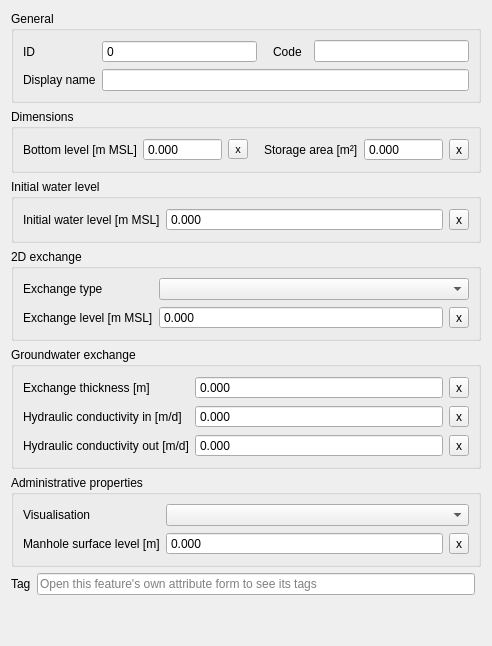
         <widget class="QWidget" name="tab_3">
          <attribute name="title">
           <string>Connection node end</string>
          </attribute>
          <layout class="QGridLayout" name="gridLayout_20">
           <item row="4" column="0" colspan="2">
            <widget class="QGroupBox" name="grp_groundwater_2">
             <property name="title">
              <string>Groundwater exchange</string>
             </property>
             <layout class="QGridLayout" name="gridLayout_11">
              <item row="0" column="1">
               <widget class="QDoubleSpinBox" name="connection_node_2_exchange_thickness">
                <property name="sizePolicy">
                 <sizepolicy hsizetype="Expanding" vsizetype="Fixed">
                  <horstretch>0</horstretch>
                  <verstretch>0</verstretch>
                 </sizepolicy>
                </property>
                <property name="locale">
                 <locale language="English" country="UnitedStates"/>
                </property>
                <property name="buttonSymbols">
                 <enum>QAbstractSpinBox::NoButtons</enum>
                </property>
                <property name="decimals">
                 <number>3</number>
                </property>
                <property name="maximum">
                 <double>1000000.000000000000000</double>
                </property>
               </widget>
              </item>
              <item row="0" column="2">
               <widget class="QToolButton" name="connection_node_2_exchange_thickness_clear">
                <property name="text">
                 <string>x</string>
                </property>
               </widget>
              </item>
              <item row="0" column="0">
               <widget class="QLabel" name="label_36">
                <property name="locale">
                 <locale language="English" country="UnitedStates"/>
                </property>
                <property name="text">
                 <string>Exchange thickness [m]</string>
                </property>
                <property name="alignment">
                 <set>Qt::AlignLeading|Qt::AlignLeft|Qt::AlignVCenter</set>
                </property>
               </widget>
              </item>
              <item row="1" column="0">
               <widget class="QLabel" name="label_37">
                <property name="locale">
                 <locale language="English" country="UnitedStates"/>
                </property>
                <property name="text">
                 <string>Hydraulic conductivity in [m/d]</string>
                </property>
                <property name="alignment">
                 <set>Qt::AlignLeading|Qt::AlignLeft|Qt::AlignVCenter</set>
                </property>
               </widget>
              </item>
              <item row="1" column="1">
               <widget class="QDoubleSpinBox" name="connection_node_2_hydraulic_conductivity_in">
                <property name="sizePolicy">
                 <sizepolicy hsizetype="Expanding" vsizetype="Fixed">
                  <horstretch>0</horstretch>
                  <verstretch>0</verstretch>
                 </sizepolicy>
                </property>
                <property name="locale">
                 <locale language="English" country="UnitedStates"/>
                </property>
                <property name="buttonSymbols">
                 <enum>QAbstractSpinBox::NoButtons</enum>
                </property>
                <property name="decimals">
                 <number>3</number>
                </property>
                <property name="maximum">
                 <double>1000000.000000000000000</double>
                </property>
               </widget>
              </item>
              <item row="1" column="2">
               <widget class="QToolButton" name="connection_node_2_hydraulic_conductivity_in_clear">
                <property name="text">
                 <string>x</string>
                </property>
               </widget>
              </item>
              <item row="2" column="0">
               <widget class="QLabel" name="label_38">
                <property name="locale">
                 <locale language="English" country="UnitedStates"/>
                </property>
                <property name="text">
                 <string>Hydraulic conductivity out [m/d]</string>
                </property>
                <property name="alignment">
                 <set>Qt::AlignLeading|Qt::AlignLeft|Qt::AlignVCenter</set>
                </property>
               </widget>
              </item>
              <item row="2" column="1">
               <widget class="QDoubleSpinBox" name="connection_node_2_hydraulic_conductivity_out">
                <property name="sizePolicy">
                 <sizepolicy hsizetype="Expanding" vsizetype="Fixed">
                  <horstretch>0</horstretch>
                  <verstretch>0</verstretch>
                 </sizepolicy>
                </property>
                <property name="locale">
                 <locale language="English" country="UnitedStates"/>
                </property>
                <property name="buttonSymbols">
                 <enum>QAbstractSpinBox::NoButtons</enum>
                </property>
                <property name="decimals">
                 <number>3</number>
                </property>
                <property name="maximum">
                 <double>1000000.000000000000000</double>
                </property>
               </widget>
              </item>
              <item row="2" column="2">
               <widget class="QToolButton" name="connection_node_2_hydraulic_conductivity_out_clear">
                <property name="text">
                 <string>x</string>
                </property>
               </widget>
              </item>
             </layout>
            </widget>
           </item>
           <item row="1" column="0" colspan="2">
            <widget class="QGroupBox" name="grp_dimensions_2">
             <property name="title">
              <string>Dimensions</string>
             </property>
             <layout class="QGridLayout" name="gridLayout_22">
              <item row="0" column="5">
               <widget class="QToolButton" name="connection_node_2_storage_area_clear">
                <property name="text">
                 <string>x</string>
                </property>
               </widget>
              </item>
              <item row="0" column="3">
               <widget class="QLabel" name="label_33">
                <property name="locale">
                 <locale language="English" country="UnitedStates"/>
                </property>
                <property name="text">
                 <string>Storage area [m²]</string>
                </property>
                <property name="alignment">
                 <set>Qt::AlignLeading|Qt::AlignLeft|Qt::AlignVCenter</set>
                </property>
                <property name="indent">
                 <number>10</number>
                </property>
               </widget>
              </item>
              <item row="0" column="0">
               <widget class="QLabel" name="label_34">
                <property name="locale">
                 <locale language="English" country="UnitedStates"/>
                </property>
                <property name="text">
                 <string>Bottom level [m MSL]</string>
                </property>
                <property name="alignment">
                 <set>Qt::AlignLeading|Qt::AlignLeft|Qt::AlignVCenter</set>
                </property>
                <property name="indent">
                 <number>-1</number>
                </property>
               </widget>
              </item>
              <item row="0" column="1">
               <widget class="QDoubleSpinBox" name="connection_node_2_bottom_level">
                <property name="sizePolicy">
                 <sizepolicy hsizetype="Expanding" vsizetype="Fixed">
                  <horstretch>0</horstretch>
                  <verstretch>0</verstretch>
                 </sizepolicy>
                </property>
                <property name="locale">
                 <locale language="English" country="UnitedStates"/>
                </property>
                <property name="inputMethodHints">
                 <set>Qt::ImhNone</set>
                </property>
                <property name="buttonSymbols">
                 <enum>QAbstractSpinBox::NoButtons</enum>
                </property>
                <property name="decimals">
                 <number>3</number>
                </property>
                <property name="minimum">
                 <double>-9999999999.000000000000000</double>
                </property>
                <property name="maximum">
                 <double>9999999999.000000000000000</double>
                </property>
               </widget>
              </item>
              <item row="0" column="4">
               <widget class="QDoubleSpinBox" name="connection_node_2_storage_area">
                <property name="sizePolicy">
                 <sizepolicy hsizetype="Expanding" vsizetype="Fixed">
                  <horstretch>0</horstretch>
                  <verstretch>0</verstretch>
                 </sizepolicy>
                </property>
                <property name="locale">
                 <locale language="English" country="UnitedStates"/>
                </property>
                <property name="inputMethodHints">
                 <set>Qt::ImhNone</set>
                </property>
                <property name="buttonSymbols">
                 <enum>QAbstractSpinBox::NoButtons</enum>
                </property>
                <property name="decimals">
                 <number>3</number>
                </property>
                <property name="minimum">
                 <double>-99999999.000000000000000</double>
                </property>
                <property name="maximum">
                 <double>999999999.000000000000000</double>
                </property>
               </widget>
              </item>
              <item row="0" column="2">
               <widget class="QToolButton" name="connection_node_2_bottom_level_clear">
                <property name="font">
                 <font>
                  <pointsize>8</pointsize>
                 </font>
                </property>
                <property name="text">
                 <string>x</string>
                </property>
               </widget>
              </item>
             </layout>
            </widget>
           </item>
           <item row="5" column="0" colspan="2">
            <widget class="QGroupBox" name="grp_administative_properties_2">
             <property name="title">
              <string>Administrative properties</string>
             </property>
             <layout class="QGridLayout" name="gridLayout_17">
              <item row="1" column="0">
               <widget class="QLabel" name="label_29">
                <property name="locale">
                 <locale language="English" country="UnitedStates"/>
                </property>
                <property name="text">
                 <string>Manhole surface level [m]</string>
                </property>
                <property name="alignment">
                 <set>Qt::AlignLeading|Qt::AlignLeft|Qt::AlignVCenter</set>
                </property>
                <property name="indent">
                 <number>-1</number>
                </property>
               </widget>
              </item>
              <item row="1" column="2">
               <widget class="QToolButton" name="connection_node_2_manhole_surface_level_clear">
                <property name="font">
                 <font>
                  <weight>50</weight>
                  <italic>false</italic>
                  <bold>false</bold>
                 </font>
                </property>
                <property name="text">
                 <string>x</string>
                </property>
               </widget>
              </item>
              <item row="1" column="1">
               <widget class="QDoubleSpinBox" name="connection_node_2_manhole_surface_level">
                <property name="sizePolicy">
                 <sizepolicy hsizetype="Expanding" vsizetype="Fixed">
                  <horstretch>0</horstretch>
                  <verstretch>0</verstretch>
                 </sizepolicy>
                </property>
                <property name="locale">
                 <locale language="English" country="UnitedStates"/>
                </property>
                <property name="inputMethodHints">
                 <set>Qt::ImhNone</set>
                </property>
                <property name="buttonSymbols">
                 <enum>QAbstractSpinBox::NoButtons</enum>
                </property>
                <property name="decimals">
                 <number>3</number>
                </property>
                <property name="minimum">
                 <double>-9999999999.000000000000000</double>
                </property>
                <property name="maximum">
                 <double>9999999999.000000000000000</double>
                </property>
               </widget>
              </item>
              <item row="0" column="0">
               <widget class="QLabel" name="label_44">
                <property name="locale">
                 <locale language="English" country="UnitedStates"/>
                </property>
                <property name="text">
                 <string>Visualisation</string>
                </property>
                <property name="alignment">
                 <set>Qt::AlignLeading|Qt::AlignLeft|Qt::AlignVCenter</set>
                </property>
                <property name="indent">
                 <number>-1</number>
                </property>
               </widget>
              </item>
              <item row="0" column="1" colspan="2">
               <widget class="QComboBox" name="connection_node_2_visualisation">
                <property name="sizePolicy">
                 <sizepolicy hsizetype="Expanding" vsizetype="Fixed">
                  <horstretch>0</horstretch>
                  <verstretch>0</verstretch>
                 </sizepolicy>
                </property>
                <property name="locale">
                 <locale language="English" country="UnitedStates"/>
                </property>
               </widget>
              </item>
             </layout>
            </widget>
           </item>
           <item row="0" column="0" colspan="2">
            <widget class="QGroupBox" name="grp_general_2">
             <property name="enabled">
              <bool>true</bool>
             </property>
             <property name="locale">
              <locale language="English" country="UnitedStates"/>
             </property>
             <property name="title">
              <string>General</string>
             </property>
             <layout class="QGridLayout" name="gridLayout_10">
              <item row="1" column="0">
               <widget class="QLabel" name="label_35">
                <property name="locale">
                 <locale language="English" country="UnitedStates"/>
                </property>
                <property name="text">
                 <string>ID</string>
                </property>
                <property name="alignment">
                 <set>Qt::AlignLeading|Qt::AlignLeft|Qt::AlignVCenter</set>
                </property>
               </widget>
              </item>
              <item row="1" column="1">
               <widget class="QSpinBox" name="connection_node_2_id">
                <property name="sizePolicy">
                 <sizepolicy hsizetype="Expanding" vsizetype="Fixed">
                  <horstretch>0</horstretch>
                  <verstretch>0</verstretch>
                 </sizepolicy>
                </property>
                <property name="locale">
                 <locale language="English" country="UnitedStates"/>
                </property>
                <property name="readOnly">
                 <bool>true</bool>
                </property>
                <property name="buttonSymbols">
                 <enum>QAbstractSpinBox::NoButtons</enum>
                </property>
                <property name="maximum">
                 <number>999999999</number>
                </property>
               </widget>
              </item>
              <item row="2" column="1" colspan="4">
               <widget class="QLineEdit" name="connection_node_2_display_name"/>
              </item>
              <item row="2" column="0">
               <widget class="QLabel" name="label_42">
                <property name="text">
                 <string>Display name</string>
                </property>
               </widget>
              </item>
              <item row="1" column="2">
               <widget class="QLabel" name="label_43">
                <property name="locale">
                 <locale language="English" country="UnitedStates"/>
                </property>
                <property name="text">
                 <string>Code</string>
                </property>
                <property name="alignment">
                 <set>Qt::AlignLeading|Qt::AlignLeft|Qt::AlignVCenter</set>
                </property>
                <property name="indent">
                 <number>10</number>
                </property>
               </widget>
              </item>
              <item row="1" column="4">
               <widget class="QLineEdit" name="connection_node_2_code">
                <property name="sizePolicy">
                 <sizepolicy hsizetype="Expanding" vsizetype="Fixed">
                  <horstretch>0</horstretch>
                  <verstretch>0</verstretch>
                 </sizepolicy>
                </property>
                <property name="locale">
                 <locale language="English" country="UnitedStates"/>
                </property>
               </widget>
              </item>
             </layout>
            </widget>
           </item>
           <item row="3" column="0" colspan="2">
            <widget class="QGroupBox" name="grp_2d_exchange_2">
             <property name="enabled">
              <bool>true</bool>
             </property>
             <property name="locale">
              <locale language="English" country="UnitedStates"/>
             </property>
             <property name="title">
              <string>2D exchange</string>
             </property>
             <layout class="QGridLayout" name="gridLayout_14">
              <item row="2" column="0">
               <widget class="QLabel" name="label_30">
                <property name="locale">
                 <locale language="English" country="UnitedStates"/>
                </property>
                <property name="text">
                 <string>Exchange level [m MSL]</string>
                </property>
                <property name="alignment">
                 <set>Qt::AlignLeading|Qt::AlignLeft|Qt::AlignVCenter</set>
                </property>
                <property name="indent">
                 <number>-1</number>
                </property>
               </widget>
              </item>
              <item row="2" column="1">
               <widget class="QDoubleSpinBox" name="connection_node_2_exchange_level">
                <property name="sizePolicy">
                 <sizepolicy hsizetype="Expanding" vsizetype="Fixed">
                  <horstretch>0</horstretch>
                  <verstretch>0</verstretch>
                 </sizepolicy>
                </property>
                <property name="locale">
                 <locale language="English" country="UnitedStates"/>
                </property>
                <property name="inputMethodHints">
                 <set>Qt::ImhNone</set>
                </property>
                <property name="buttonSymbols">
                 <enum>QAbstractSpinBox::NoButtons</enum>
                </property>
                <property name="decimals">
                 <number>3</number>
                </property>
                <property name="minimum">
                 <double>-9999999999.000000000000000</double>
                </property>
                <property name="maximum">
                 <double>9999999999.000000000000000</double>
                </property>
               </widget>
              </item>
              <item row="2" column="2">
               <widget class="QToolButton" name="connection_node_2_exchange_level_clear">
                <property name="text">
                 <string>x</string>
                </property>
               </widget>
              </item>
              <item row="0" column="0">
               <widget class="QLabel" name="label_31">
                <property name="text">
                 <string>Exchange type</string>
                </property>
               </widget>
              </item>
              <item row="0" column="1" colspan="2">
               <widget class="QComboBox" name="connection_node_2_exchange_type"/>
              </item>
             </layout>
            </widget>
           </item>
           <item row="7" column="0">
            <spacer name="verticalSpacer">
             <property name="orientation">
              <enum>Qt::Vertical</enum>
             </property>
             <property name="sizeHint" stdset="0">
              <size>
               <width>20</width>
               <height>40</height>
              </size>
             </property>
            </spacer>
           </item>
           <item row="2" column="0" colspan="2">
            <widget class="QGroupBox" name="grp_initial_water_level_2">
             <property name="title">
              <string>Initial water level</string>
             </property>
             <layout class="QGridLayout" name="gridLayout_21">
              <item row="0" column="1">
               <widget class="QDoubleSpinBox" name="connection_node_2_initial_water_level">
                <property name="sizePolicy">
                 <sizepolicy hsizetype="Expanding" vsizetype="Fixed">
                  <horstretch>0</horstretch>
                  <verstretch>0</verstretch>
                 </sizepolicy>
                </property>
                <property name="locale">
                 <locale language="English" country="UnitedStates"/>
                </property>
                <property name="inputMethodHints">
                 <set>Qt::ImhNone</set>
                </property>
                <property name="buttonSymbols">
                 <enum>QAbstractSpinBox::NoButtons</enum>
                </property>
                <property name="decimals">
                 <number>3</number>
                </property>
                <property name="minimum">
                 <double>-99999999.000000000000000</double>
                </property>
                <property name="maximum">
                 <double>999999999.000000000000000</double>
                </property>
               </widget>
              </item>
              <item row="0" column="0">
               <widget class="QLabel" name="label_32">
                <property name="locale">
                 <locale language="English" country="UnitedStates"/>
                </property>
                <property name="text">
                 <string>Initial water level [m MSL]</string>
                </property>
                <property name="alignment">
                 <set>Qt::AlignLeading|Qt::AlignLeft|Qt::AlignVCenter</set>
                </property>
                <property name="indent">
                 <number>-1</number>
                </property>
               </widget>
              </item>
              <item row="0" column="2">
               <widget class="QToolButton" name="connection_node_2_initial_water_level_clear">
                <property name="text">
                 <string>x</string>
                </property>
               </widget>
              </item>
             </layout>
            </widget>
           </item>
           <item row="6" column="0">
            <layout class="QHBoxLayout" name="horizontalLayout_4">
             <property name="bottomMargin">
              <number>0</number>
             </property>
             <item>
              <widget class="QLabel" name="label_25">
               <property name="text">
                <string>Tag</string>
               </property>
              </widget>
             </item>
             <item>
              <widget class="QLineEdit" name="connection_node_2_tags">
               <property name="readOnly">
                <bool>true</bool>
               </property>
               <property name="placeholderText">
                <string>Open this feature's own attribute form to see its tags</string>
               </property>
              </widget>
             </item>
            </layout>
           </item>
          </layout>
         </widget>
